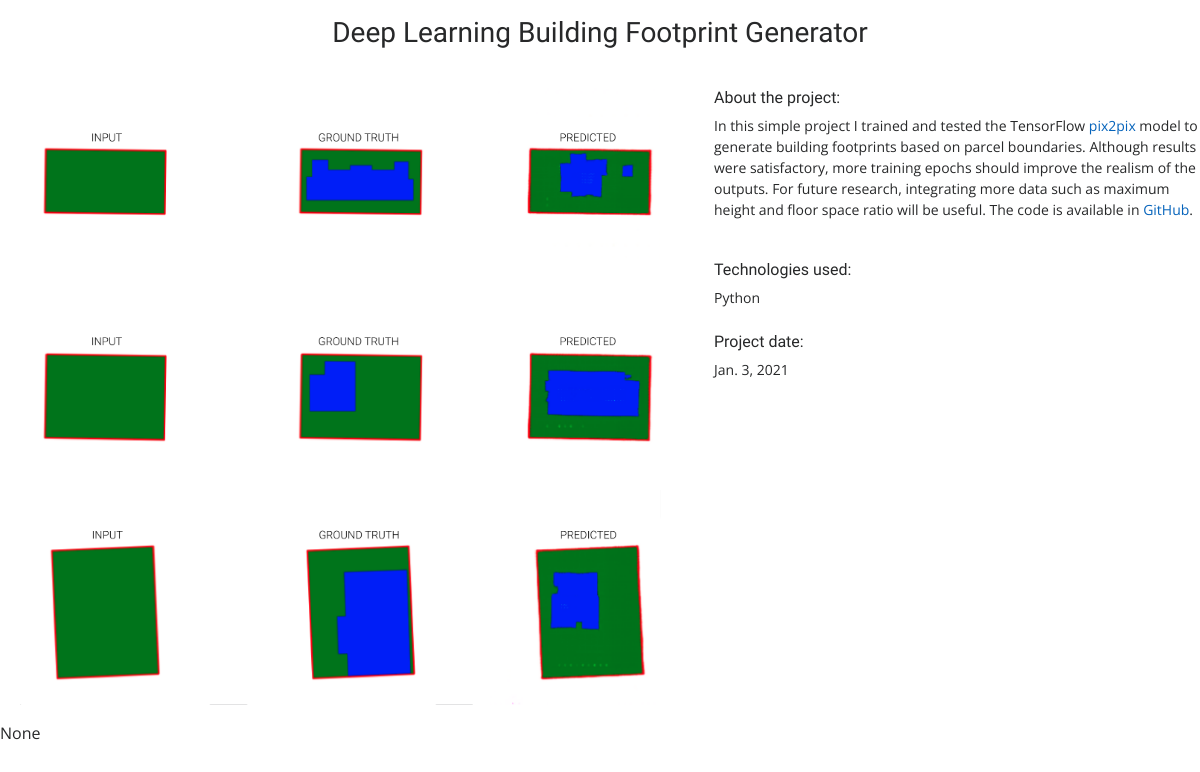
/12/, run on an earlier commit of the app's database.
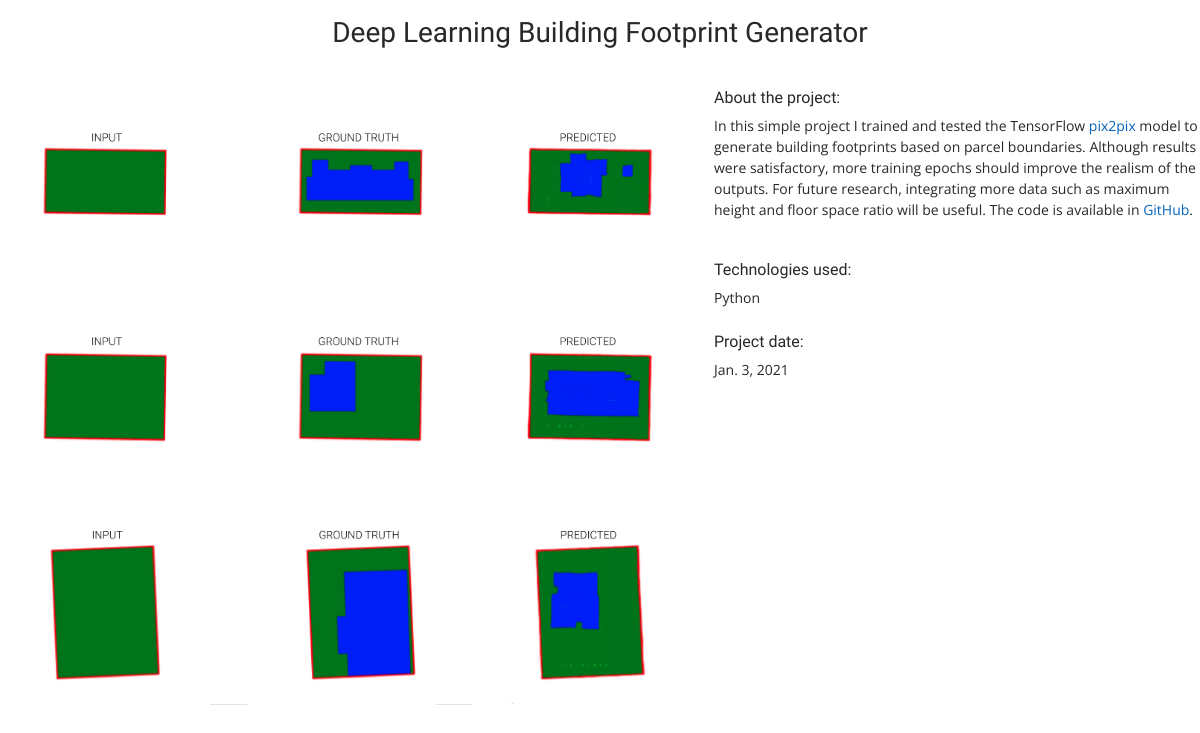
And on a later commit of the database.
### projects/models.py (models this page shows, shortened)
class Project(models.Model):
	title = models.CharField(max_length=100)
	description = models.TextField()
	detailed_description = models.TextField(null=True, blank=True)
	bottom_row = models.TextField(null=True, blank=True)
	date = models.DateField()
	image = models.FilePathField(path="static/img")
	technologies = MultiSelectField(choices=TECHS, default=(('python', 'Python')))
	code = models.URLField(null=True, blank=True)
	filter = models.CharField(default='filter-cd', max_length=30)
	publish = models.BooleanField(default=True)

### projects/views.py (the view)
# urls.py: path("<int:pk>/", views.project_detail, name="project_detail"),
def project_detail(request, pk):
    context = {'project': Project.objects.get(pk=pk)}
    return render(request, 'project_detail.html', context)

### projects/templates/project_detail.html (shortened to what this page needs)
{% load static %}
<head>
  <link href="{% static 'vendor/aos/aos.css' %}" rel="stylesheet">
  <link href="{% static 'vendor/bootstrap/css/bootstrap.min.css' %}" rel="stylesheet">
  <link href="{% static 'vendor/bootstrap-icons/bootstrap-icons.css' %}" rel="stylesheet">
  <link href="{% static 'vendor/boxicons/css/boxicons.min.css' %}" rel="stylesheet">
  <link href="{% static 'vendor/glightbox/css/glightbox.min.css' %}" rel="stylesheet">
  <link href="{% static 'vendor/swiper/swiper-bundle.min.css' %}" rel="stylesheet">
  <link href="{% static 'css/style.css' %}" rel="stylesheet">
</head>
<h3 class="section-title">{{ project.title }}</h3>
<div class="row">
    <div class="col-lg-7 col-md-7 portfolio-item filter-app" align="center">
        <img src="{% static project.image %}" alt="" width="95%">
    </div>
    <div class="col-lg-5 col-md-5 portfolio-item filter-app">
        <div align="left">
            <h6>About the project:</h6>
            <small>{{ project.description|safe }}</small>
            <br>
            <h6>Technologies used:</h6>
            <small>{{ project.technologies }}</small>
            <br>
            <br>
            <h6>Project date:</h6>
            <small>{{ project.date }}</small>
        </div>
    </div>
</div>
<div class="row">
    <p>{{ project.bottom_row|safe }}</p>
</div>

### static/css/style.css (style rules this page uses)
a { color: #0563bb; text-decoration: none; }
h1, h2, h3, h4, h5, h6 { font-family: "Raleway", sans-serif; }
.section-title { text-align: center; padding-bottom: 30px; }

What changed in the data, as far as the page shows it:
changed Project "Deep Learning Building Footprint Generator": bottom_row "None" → (not shown)
